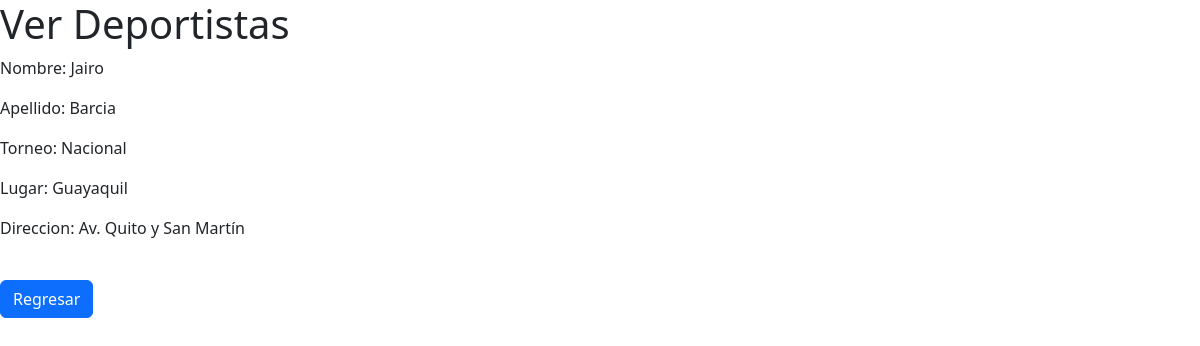
The app's page /ver_deportista/2 with its own data.
### deportistas/models.py (models this page shows, shortened)
class Deportista(models.Model):
    SEXO = [
        ("M", "Masculino"),
        ("F", "Femenino"),
    ]
    nombre = models.CharField(max_length=50)
    apellido = models.CharField(max_length=50)
    cedula = models.CharField(null=True, max_length=10)
    sexo = models.CharField(max_length=1, choices=SEXO, null=True)
    edad = models.IntegerField(null=True)
    disciplina = models.CharField(null=True, max_length=50)
    ciudad = models.CharField(null=True, max_length=50)
    activo = models.BooleanField(default=True)
    sede = models.ForeignKey(Sede, on_delete=models.SET_NULL, null=True)
    competencia = models.ForeignKey(Competencia, on_delete=models.SET_NULL, null=True)

class Competencia(models.Model):
    categoria = models.CharField(max_length=50, null=True)
    torneo = models.CharField(max_length=50, null=True)
    lugar = models.CharField(max_length=100, null=True)

class Sede(models.Model):
    nombre = models.CharField(max_length=50, null=True)
    encargado = models.CharField(max_length=50, null=True)
    direccion = models.CharField(max_length=100, null=True)

### deportistas/views.py (the view)
# urls.py: path('ver_deportista/<int:idDeportista>', ver_deportista),
def ver_deportista (request, idDeportista):
    pagina = loader.get_template('ver_deportista.html')
    deportista = get_object_or_404(Deportista, pk=idDeportista)
    mensaje = {'deportista': deportista}
    return HttpResponse(pagina.render(mensaje, request))

### deportistas/templates/ver_deportista.html (shortened to what this page needs)
<!DOCTYPE html>
<html lang="en">
<head>
    <link href="https://cdn.jsdelivr.net/npm/bootstrap@5.3.0/dist/css/bootstrap.min.css" rel="stylesheet">
</head>
<body>
<h1>Ver Deportistas</h1>
<div>
    <p>Nombre: {{deportista.nombre}}</p>
    <p>Apellido: {{deportista.apellido}}</p>
    <p>Torneo: {{deportista.competencia.torneo}}</p>
    <p>Lugar: {{deportista.competencia.lugar}}</p>
    <p>Direccion: {{deportista.sede.direccion}}</p>
</div>
<br>
    <div>
        <a class="btn btn-primary" href="{%url 'inicio'%}">Regresar</a>
    </div>
</body>
</html>

### records on screen
Deportista: nombre "Jairo", apellido "Barcia", competencia.torneo "Nacional", competencia.lugar "Guayaquil", sede.direccion "Av. Quito y San Martín"
